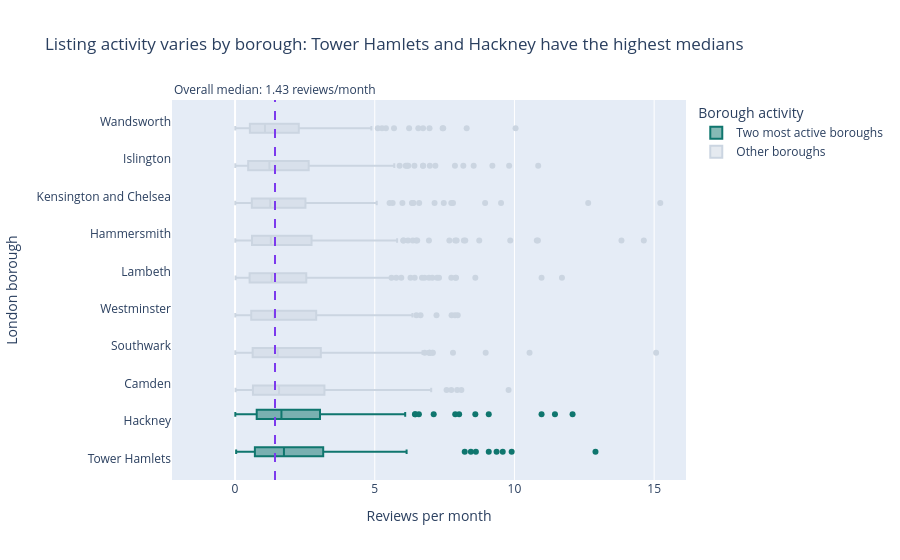

Here is the notebook cell this chart was saved with:
### Markdown cell above
## Task 2 — Box plot: listing activity by borough

**What to build:** A **horizontal box plot** comparing listing activity (reviews per month) across London boroughs — reviews per month is a proxy for how frequently a listing is booked.

**Requirements:**
- Horizontal orientation (borough names are long)
- Sorted by median reviews per month (most active at top)
- Highlight the **two most active** boroughs in a different colour
- Outliers shown as individual points
- Insight title naming the two busiest boroughs

> 💡 Some listings have zero reviews — these are new or inactive listings. Filter them out with before plotting

### Code cell
# Task 2
# YOUR CODE HERE
# Task 2 — listing activity by borough (neighbourhood)
# Exclude listings with zero reviews per month as instructed.
active_df = df[df['reviews_per_month'] > 0].copy()
borough_medians = active_df.groupby('neighbourhood')['reviews_per_month'].median().sort_values(ascending=False)
top_two = borough_medians.head(2).index.tolist()
overall_median = active_df['reviews_per_month'].median()

# Give the two most active boroughs a highlight colour; all others are neutral.
active_df['activity_group'] = np.where(
    active_df['neighbourhood'].isin(top_two),
    'Two most active boroughs',
    'Other boroughs'
)
borough_order = borough_medians.index.tolist()  # descending median activity

fig = px.box(
    active_df,
    x='reviews_per_month',
    y='neighbourhood',
    color='activity_group',
    orientation='h',
    points='outliers',
    category_orders={'neighbourhood': borough_order, 'activity_group': ['Two most active boroughs', 'Other boroughs']},
    color_discrete_map={'Two most active boroughs': '#0f766e', 'Other boroughs': '#cbd5e1'},
    labels={'reviews_per_month': 'Reviews per month', 'neighbourhood': 'London borough', 'activity_group': 'Activity'},
    title=f'Listing activity varies by borough: {top_two[0]} and {top_two[1]} have the highest medians'
)

# Put the highest-median boroughs at the top and add an overall median reference line.
fig.update_yaxes(autorange='reversed')
fig.add_vline(
    x=overall_median,
    line_dash='dash',
    line_color='#7c3aed',
    line_width=2,
    annotation_text=f'Overall median: {overall_median:.2f} reviews/month',
    annotation_position='top'
)
fig.update_layout(legend_title_text='Borough activity')
fig.show()

print('Median reviews per month by borough (descending):')
print(borough_medians.round(2))
print(f'\nTwo most active boroughs: {top_two[0]} ({borough_medians.iloc[0]:.2f}) and {top_two[1]} ({borough_medians.iloc[1]:.2f}) reviews/month')

### Figure 1 — Plotly figure (JSON) as saved in the notebook; plotly's stock layout.template omitted (floating-point values rounded to 4 significant figures; data arrays with more than 128 entries replaced by an {"elided": "..."} marker saying what was removed)
{"data": [{"alignmentgroup": "True", "boxpoints": "outliers", "hovertemplate": "Activity=Two most active boroughs<br>Reviews per month=%{x}<br>London borough=%{y}<extra></extra>", "legendgroup": "Two most active boroughs", "marker": {"color": "#0f766e"}, "name": "Two most active boroughs", "notched": false, "offsetgroup": "Two most active boroughs", "orientation": "h", "showlegend": true, "type": "box", "x": {"elided": "511 float values"}, "x0": " ", "xaxis": "x", "y": {"elided": "511 str values"}, "y0": " ", "yaxis": "y"}, {"alignmentgroup": "True", "boxpoints": "outliers", "hovertemplate": "Activity=Other boroughs<br>Reviews per month=%{x}<br>London borough=%{y}<extra></extra>", "legendgroup": "Other boroughs", "marker": {"color": "#cbd5e1"}, "name": "Other boroughs", "notched": false, "offsetgroup": "Other boroughs", "orientation": "h", "showlegend": true, "type": "box", "x": {"elided": "1984 float values"}, "x0": " ", "xaxis": "x", "y": {"elided": "1984 str values"}, "y0": " ", "yaxis": "y"}], "layout": {"annotations": [{"showarrow": false, "text": "Overall median: 1.43 reviews/month", "x": 1.43, "xanchor": "center", "xref": "x", "y": 1, "yanchor": "bottom", "yref": "y domain"}], "boxmode": "group", "legend": {"title": {"text": "Borough activity"}, "tracegroupgap": 0}, "shapes": [{"line": {"color": "#7c3aed", "dash": "dash", "width": 2}, "type": "line", "x0": 1.43, "x1": 1.43, "xref": "x", "y0": 0, "y1": 1, "yref": "y domain"}], "title": {"text": "Listing activity varies by borough: Tower Hamlets and Hackney have the highest medians"}, "xaxis": {"anchor": "y", "domain": [0, 1], "title": {"text": "Reviews per month"}}, "yaxis": {"anchor": "x", "autorange": "reversed", "categoryarray": ["Wandsworth", "Islington", "Kensington and Chelsea", "Hammersmith", "Lambeth", "Westminster", "Southwark", "Camden", "Hackney", "Tower Hamlets"], "categoryorder": "array", "domain": [0, 1], "title": {"text": "London borough"}}}}
